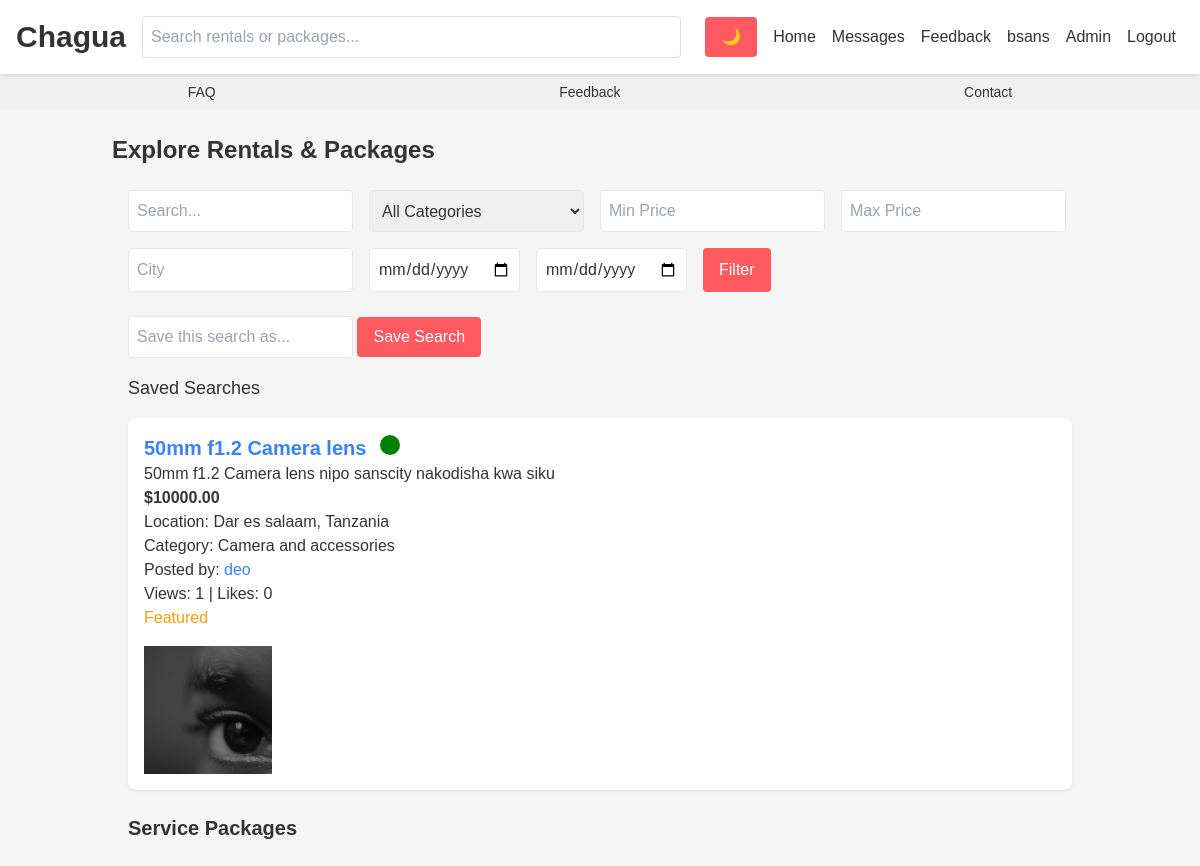
Screenshot of / (signed in) with the database file from the repository.
### core/models.py (models this page shows, shortened)
class User(AbstractUser):
    USER_TYPE_CHOICES = (('individual', 'Individual'), ('business', 'Business'))
    BADGE_CHOICES = (('blue', 'Blue'), ('green', 'Green'), ('gold', 'Gold'))
    user_type = models.CharField(max_length=10, choices=USER_TYPE_CHOICES, default='individual')
    email = models.EmailField(unique=True)
    phone_number = models.CharField(max_length=15, blank=True)
    profile_picture = models.ImageField(upload_to='profile_pics/', blank=True, null=True)
    is_verified = models.BooleanField(default=False)
    verification_document = models.FileField(upload_to='verification_docs/', blank=True, null=True)
    trust_badge = models.BooleanField(default=False)
    badge_color = models.CharField(max_length=10, choices=BADGE_CHOICES, blank=True, null=True)
    is_premium = models.BooleanField(default=False)
    bio = models.TextField(blank=True)
    is_custom_admin = models.BooleanField(default=False)
    admin_permissions = models.JSONField(default=dict)
    followers = models.ManyToManyField('self', symmetrical=False, related_name='following', blank=True)
    theme_preference = models.CharField(max_length=10, choices=(('light', 'Light'), ('dark', 'Dark')), default='light')
    perfect_activity_since = models.DateTimeField(null=True, blank=True)
    city = models.CharField(max_length=100, blank=True)
    country = models.CharField(max_length=100, blank=True)
    def __str__(self):
        return self.username

class Rental(models.Model):
    owner = models.ForeignKey(User, on_delete=models.CASCADE, related_name='rentals')
    team = models.ForeignKey(Team, on_delete=models.SET_NULL, null=True, blank=True, related_name='rentals')
    category = models.ForeignKey(Category, on_delete=models.SET_NULL, null=True)
    title = models.CharField(max_length=255)
    description = models.TextField()
    price = models.DecimalField(max_digits=10, decimal_places=2, validators=[MinValueValidator(0)])
    city = models.CharField(max_length=100, blank=True)
    country = models.CharField(max_length=100, blank=True)
    latitude = models.FloatField(null=True, blank=True)
    longitude = models.FloatField(null=True, blank=True)
    created_at = models.DateTimeField(auto_now_add=True)
    media = models.ManyToManyField('Media', blank=True)
    likes = models.ManyToManyField(User, related_name='liked_rentals', blank=True)
    views = models.PositiveIntegerField(default=0)
    is_verified = models.BooleanField(default=False)
    is_featured = models.BooleanField(default=False)
    boosted = models.BooleanField(default=False)
    def get_recommendation_score(self, user):
        score = self.views / 100
        if user in self.likes.all():
            score += 10
        if self.owner in user.following.all():
            score += 5
        if self.boosted or self.is_featured:
            score += 20
        return score

class Category(models.Model):
    name = models.CharField(max_length=50)
    slug = models.SlugField(unique=True)

class Media(models.Model):
    file = models.FileField(upload_to='rental_media/', max_length=255)
    uploaded_by = models.ForeignKey(User, on_delete=models.CASCADE)
    uploaded_at = models.DateTimeField(auto_now_add=True)

### core/views.py (the view, shortened to what this page needs)
# urls.py: path('', views.dashboard, name='dashboard'),
def dashboard(request):
    query = request.GET.get('q', '')
    category = request.GET.get('category', '')
    price_min = request.GET.get('price_min', '')
    price_max = request.GET.get('price_max', '')
    city = request.GET.get('city', '')
    start_date = request.GET.get('start_date', '')
    end_date = request.GET.get('end_date', '')
    rentals = Rental.objects.all()
    packages = ServicePackage.objects.all()
    if query:
        rentals = rentals.filter(Q(title__icontains=query) | Q(description__icontains=query))
        packages = packages.filter(Q(title__icontains=query) | Q(description__icontains=query))
    if category:
        rentals = rentals.filter(category__slug=category)
        packages = packages.filter(category__slug=category)
    if price_min:
        rentals = rentals.filter(price__gte=price_min)
        packages = packages.filter(price__gte=price_min)
    if price_max:
        rentals = rentals.filter(price__lte=price_max)
        packages = packages.filter(price__lte=price_max)
    if city:
        rentals = rentals.filter(city__icontains=city)
    if start_date and end_date:
        rentals = rentals.filter(availabilities__start_date__lte=end_date, availabilities__end_date__gte=start_date, availabilities__is_available=True)
    if request.user.is_authenticated:
        rentals = sorted(rentals, key=lambda r: r.get_recommendation_score(request.user), reverse=True)
    else:
        rentals = rentals.order_by('-created_at')
    paginator = Paginator(rentals, 10)
    page_number = request.GET.get('page')
    page_obj = paginator.get_page(page_number)
    notifications = Notification.objects.filter(user=request.user, is_read=False) if request.user.is_authenticated else []
    categories = Category.objects.all()
    saved_searches = SavedSearch.objects.filter(user=request.user) if request.user.is_authenticated else []
    return render(request, 'core/dashboard.html', {
        'page_obj': page_obj, 'packages': packages, 'notifications': notifications, 'categories': categories,
        'saved_searches': saved_searches, 'query': query, 'category': category, 'price_min': price_min,
        'price_max': price_max, 'city': city, 'start_date': start_date, 'end_date': end_date
    })

### core/templates/core/dashboard.html (shortened to what this page needs)
{% extends 'core/base.html' %}
{% load i18n %}
{% block content %}
    <h1 class="text-2xl font-bold mb-6">{% trans "Explore Rentals & Packages" %}</h1>
    <div class="feed">
        <form method="get" class="mb-6">
            <div class="flex flex-wrap gap-4">
                <input type="text" name="q" value="{{ query }}" placeholder="{% trans 'Search...' %}" class="border p-2 rounded">
                <select name="category" class="border p-2 rounded">
                    <option value="">{% trans "All Categories" %}</option>
                </select>
                <input type="number" name="price_min" value="{{ price_min }}" placeholder="{% trans 'Min Price' %}" class="border p-2 rounded">
                <input type="number" name="price_max" value="{{ price_max }}" placeholder="{% trans 'Max Price' %}" class="border p-2 rounded">
                <input type="text" name="city" value="{{ city }}" placeholder="{% trans 'City' %}" class="border p-2 rounded">
                <input type="date" name="start_date" value="{{ start_date }}" class="border p-2 rounded">
                <input type="date" name="end_date" value="{{ end_date }}" class="border p-2 rounded">
                <button type="submit" class="button">{% trans "Filter" %}</button>
            </div>
        </form>
        {% if user.is_authenticated %}
            <form method="post" class="mb-4">
                <input type="text" name="name" placeholder="{% trans 'Save this search as...' %}" class="border p-2 rounded">
                <button type="submit" class="button">{% trans "Save Search" %}</button>
            </form>
            <div class="mb-4">
                <h3 class="text-lg">{% trans "Saved Searches" %}</h3>
            </div>
        {% endif %}
        {% for rental in page_obj %}
            <div class="card">
                <h2 class="text-xl font-semibold"><a href="{% url 'rental_detail' rental.id %}" class="text-blue-500">{{ rental.title }}</a> {% if rental.is_verified %}<span class="badge green"></span>{% endif %}</h2>
                <p>{{ rental.description }}</p>
                <p class="font-bold">${{ rental.price }}</p>
                <p>{% trans "Location" %}: {{ rental.city }}, {{ rental.country }}</p>
                <p>{% trans "Category" %}: {{ rental.category.name }}</p>
                <p>{% trans "Posted by" %}: <a href="{% url 'profile' rental.owner.username %}" class="text-blue-500">{{ rental.owner }}</a></p>
                <p>{% trans "Views" %}: {{ rental.views }} | {% trans "Likes" %}: {{ rental.likes.count }}</p>
                {% if rental.is_featured %}<p class="text-yellow-500">{% trans "Featured" %}</p>{% endif %}
                <div class="mt-4">
                    {% for media in rental.media.all %}
                        <img src="{{ media.file.url }}" class="w-32 h-32 object-cover inline-block mr-2 cursor-pointer" onclick="showModal('media-{{ media.id }}')">
                    {% endfor %}
                </div>
            </div>
        {% empty %}
            <p>{% trans "No rentals found." %}</p>
        {% endfor %}
        <h2 class="text-xl font-bold mt-6">{% trans "Service Packages" %}</h2>
    </div>
{% endblock %}

### core/templates/core/base.html (shortened to what this page needs)
{% load i18n static %}
<!DOCTYPE html>
<html lang="{% if request.LANGUAGE_CODE %}{{ request.LANGUAGE_CODE }}{% else %}en{% endif %}">
<head>
    <link href="https://cdn.jsdelivr.net/npm/tailwindcss@2.2.19/dist/tailwind.min.css" rel="stylesheet">
    <link rel="stylesheet" href="{% static 'css/styles.css' %}">
    <link rel="stylesheet" href="https://unpkg.com/leaflet@1.9.4/dist/leaflet.css" />
    <link rel="stylesheet" href="https://cdn.jsdelivr.net/npm/fullcalendar@5.11.3/main.min.css" />
</head>
<body data-username="{{ user.username }}" data-theme="{{ user.theme_preference }}">
    <header class="navbar sticky top-0 z-20">
        <a href="{% url 'dashboard' %}" class="text-3xl font-bold">Chagua</a>
        <div class="search-bar">
            <form method="get" action="{% url 'dashboard' %}">
                <input type="text" name="q" placeholder="{% trans 'Search rentals or packages...' %}" value="{{ request.GET.q }}" class="focus:outline-none">
            </form>
        </div>
        <nav class="nav-menu">
            <button onclick="toggleTheme()">🌙</button>
            <a href="{% url 'dashboard' %}">{% trans "Home" %}</a>
            <a href="{% url 'messaging' %}">{% trans "Messages" %} {% if notifications %}<span class="bg-red-500 text-white rounded-full px-2">{{ notifications.count }}</span>{% endif %}</a>
            <a href="{% url 'feedback' %}">{% trans "Feedback" %}</a>
            {% if user.is_authenticated %}
                <div class="dropdown relative">
                    <a href="{% url 'profile' user.username %}">{{ user.username }}</a>
                </div>
                {% if user.is_superuser or user.is_custom_admin %}
                    <a href="{% url 'admin_dashboard' %}">{% trans "Admin" %}</a>
                {% endif %}
                <a href="{% url 'logout' %}">{% trans "Logout" %}</a>
            {% else %}
                <a href="{% url 'login' %}">{% trans "Login" %}</a>
                <a href="{% url 'register' %}">{% trans "Register" %}</a>
            {% endif %}
        </nav>
    </header>
    <div class="secondary-nav flex justify-around items-center text-sm">
        <a href="{% url 'feedback' %}" class="hover:text-primary">{% trans "FAQ" %}</a>
        <a href="{% url 'feedback' %}" class="hover:text-primary">{% trans "Feedback" %}</a>
        <a href="#" class="hover:text-primary">{% trans "Contact" %}</a>
    </div>
    <main class="container mx-auto p-6">
        {% block content %}{% endblock %}
    </main>
</body>
</html>

### core/static/css/styles.css (style rules this page uses)
:root { --bg-light: #f5f5f5; --bg-dark: #1a1a1a; --text-light: #333; --text-dark: #e5e5e5; --card-light: #fff; --card-dark: #333; --primary: #ff5a5f; --primary-hover: #e04e52; }
body { font-family: 'Arial', sans-serif; background: var(--bg-light); color: var(--text-light); transition: all 0.3s ease; }
header { background: var(--card-light); box-shadow: 0 2px 4px rgba(0,0,0,0.1); }
.secondary-nav { background: #f0f0f0; padding: 0.5rem 1rem; }
.feed { max-width: 1200px; margin: 0 auto; padding: 0 1rem; }
.card { background: var(--card-light); border-radius: 8px; padding: 1rem; margin-bottom: 1rem; box-shadow: 0 1px 3px rgba(0,0,0,0.1); }
button, .button { background: var(--primary); color: white; padding: 0.5rem 1rem; border-radius: 4px; border: none; transition: background 0.2s; }
.navbar { display: flex; justify-content: space-between; align-items: center; padding: 1rem; }
.navbar .search-bar { flex-grow: 1; margin: 0 1rem; }
.navbar .search-bar input { width: 100%; padding: 0.5rem; border-radius: 4px; border: 1px solid #ddd; }
.nav-menu { display: flex; align-items: center; }
.nav-menu a, .nav-menu button { margin: 0 0.5rem; color: var(--text-light); }
.badge { display: inline-block; width: 20px; height: 20px; border-radius: 50%; margin-left: 0.5rem; }
.badge.green { background: green; }

### rows the page displays
User: username "bsans"
Rental: title "50mm f1.2 Camera lens", is_verified True (drawn), description "50mm f1.2 Camera lens nipo sanscity nakodisha kwa siku", price "10000.00", city "Dar es salaam", country "Tanzania", category.name "Camera and accessories", owner "deo", views "1", likes.count "0"
Media: file (picture)
